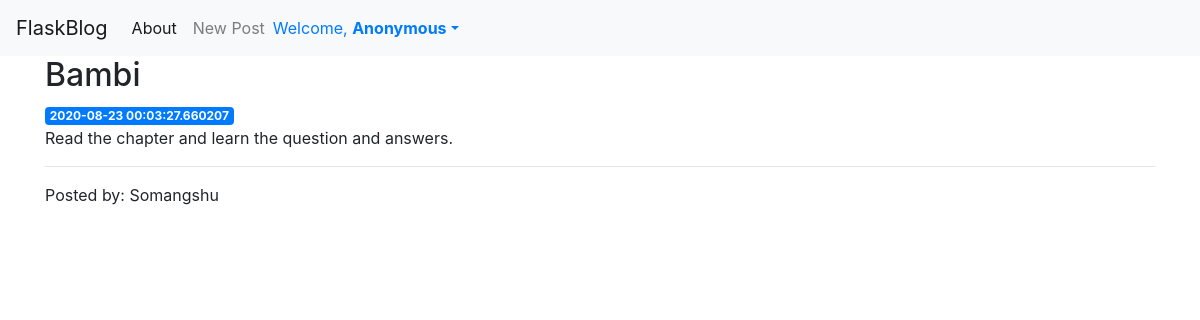
Page /6 on the committed database.
### app.py (models this page shows, shortened)
class Posts(db.Model):
    id = db.Column(db.Integer, primary_key = True)
    created = db.Column(db.TIMESTAMP, index = True, unique = False, default=datetime.datetime.now())
    title = db.Column(db.String(50), index = True, unique = False)
    content = db.Column(db.String(500), index = False, unique = False)
    user_id = db.Column(db.Integer, db.ForeignKey('user.user_id'))
    def get_post(post_id):
        post = Posts.query.get(post_id)
        if post is None:
            abort(404)
        return post

class User(UserMixin, db.Model):
    user_id = db.Column(db.Integer, primary_key=True)
    username = db.Column(db.String(64), index=True, unique=True)
    email = db.Column(db.String(120), index=True, unique=True)
    password = db.Column(db.String(128))
    authenticated = db.Column(db.Boolean, default=False)
    posts = db.relationship('Posts', backref='user', lazy='dynamic')

### app.py (the view)
@app.route('/<int:post_id>')
def post(post_id):
    post = Posts.get_post(post_id)
    postedby = User.query.get(post.user_id)
    return render_template('post.html', post=post, postedby_name=postedby.username)

### templates/post.html
{% extends 'base.html' %}
{% block content %}
    <h2>{% block title %} {{ post.title }} {% endblock %}</h2>
    <span class="badge badge-primary">{{ post.created }}</span>
    <p>{{ post.content }}</p>
    <hr>
    <p>Posted by: {{ postedby_name }}</p>
{% endblock %}

### rows in the picture
Posts: title "Bambi", created "2020-08-23 00:03:27.660207", content "Read the chapter and learn the question and answers."
User: username "Somangshu"
